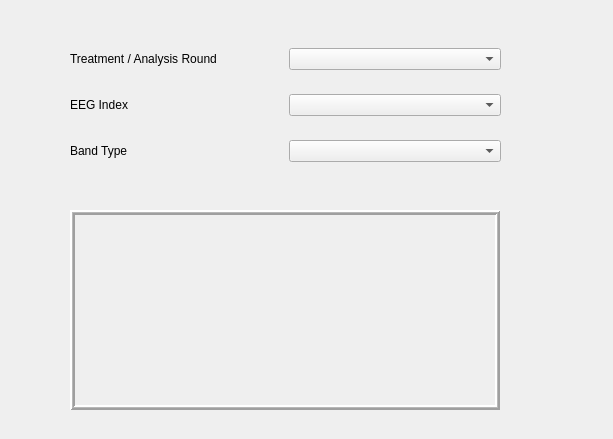
<?xml version="1.0" encoding="UTF-8"?>
<ui version="4.0">
 <class>TestUI</class>
 <widget class="QWidget" name="TestUI">
  <property name="geometry">
   <rect>
    <x>0</x>
    <y>0</y>
    <width>613</width>
    <height>439</height>
   </rect>
  </property>
  <property name="windowTitle">
   <string>Form</string>
  </property>
  <widget class="QWidget" name="gridLayoutWidget">
   <property name="geometry">
    <rect>
     <x>70</x>
     <y>30</y>
     <width>431</width>
     <height>151</height>
    </rect>
   </property>
   <layout class="QGridLayout" name="selectionLayout">
    <item row="1" column="0">
     <widget class="QLabel" name="eegLabel">
      <property name="text">
       <string>EEG Index</string>
      </property>
     </widget>
    </item>
    <item row="0" column="0">
     <widget class="QLabel" name="roundLabel">
      <property name="text">
       <string>Treatment / Analysis Round</string>
      </property>
     </widget>
    </item>
    <item row="2" column="0">
     <widget class="QLabel" name="bandLabel">
      <property name="text">
       <string>Band Type</string>
      </property>
     </widget>
    </item>
    <item row="0" column="1">
     <widget class="QComboBox" name="roundComboBox"/>
    </item>
    <item row="1" column="1">
     <widget class="QComboBox" name="eegComboBox"/>
    </item>
    <item row="2" column="1">
     <widget class="QComboBox" name="bandComboBox"/>
    </item>
   </layout>
  </widget>
  <widget class="QFrame" name="plotFrame">
   <property name="geometry">
    <rect>
     <x>70</x>
     <y>210</y>
     <width>430</width>
     <height>200</height>
    </rect>
   </property>
   <property name="frameShape">
    <enum>QFrame::Box</enum>
   </property>
   <property name="frameShadow">
    <enum>QFrame::Raised</enum>
   </property>
   <property name="lineWidth">
    <number>2</number>
   </property>
   <property name="midLineWidth">
    <number>1</number>
   </property>
  </widget>
 </widget>
 <resources/>
 <connections/>
</ui>
